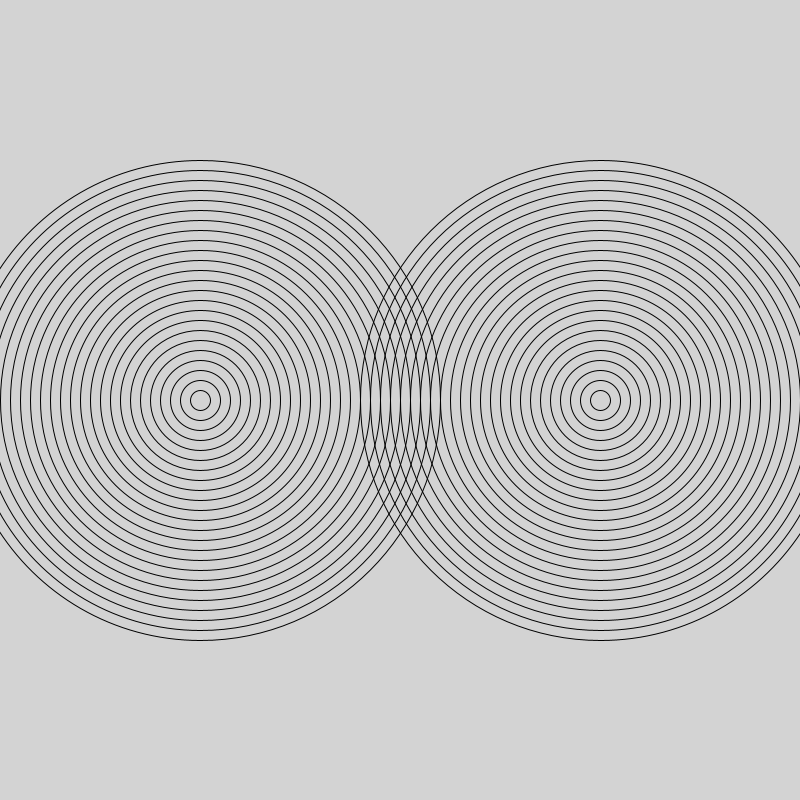
Frame 1 (no input)
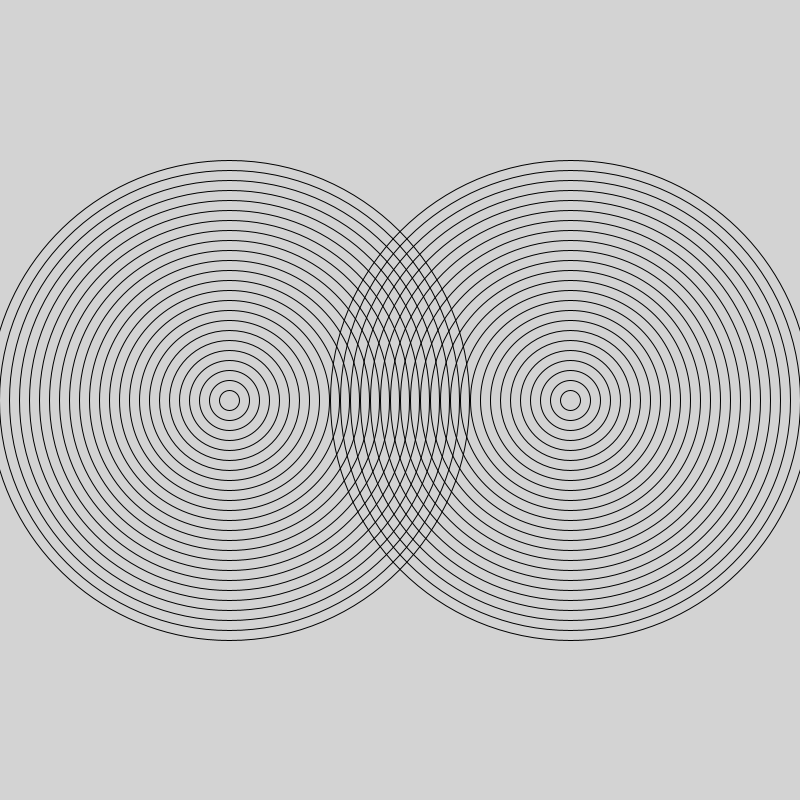
Frame 60 (the mouse pressed at the canvas centre just before this capture)
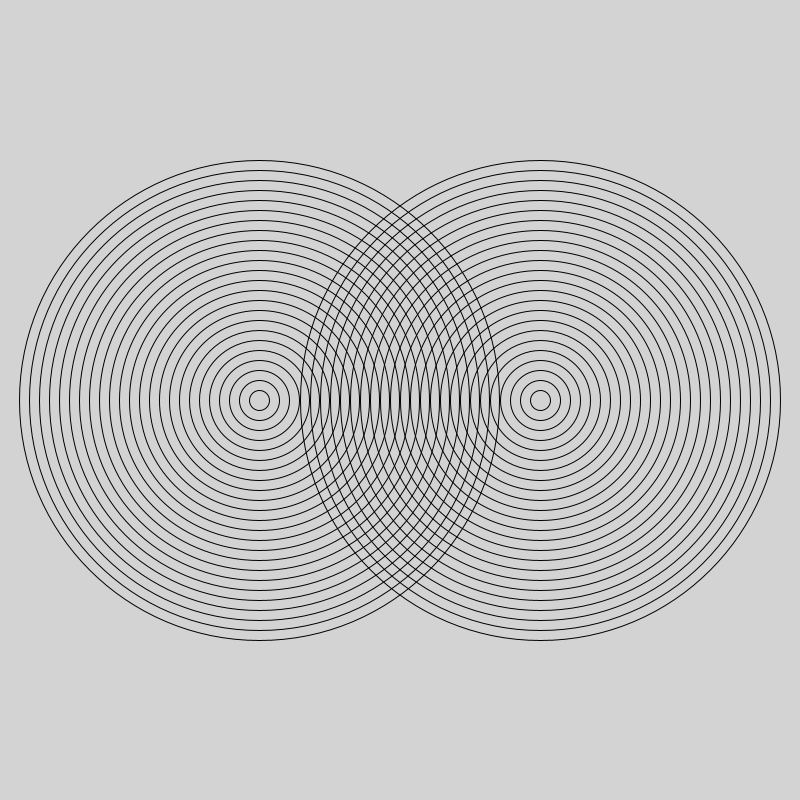
Frame 120 (the mouse held since frame 60 and released just before this capture)

The Processing sketch that drew these frames (run headless with seeded random() and noise(); from frame 60 on, the mouse is pressed at the canvas centre):

// Processing sketch: AmazingRings
// ── AmazingRings.pde
float x=200;
float y=400;
float x2=600;
int radius=20;

void setup(){
  size(800,800);
  
}

 
  

  

void draw(){
      background(#D3D3D3);

   for(int i=20; i<500; i+=20){
    noFill();
    ellipse(x,y,i,i);
    noFill();
    ellipse(x2,y,i,i);  
   }
     x=x+0.5;
     x2=x2-0.5;
     
}
